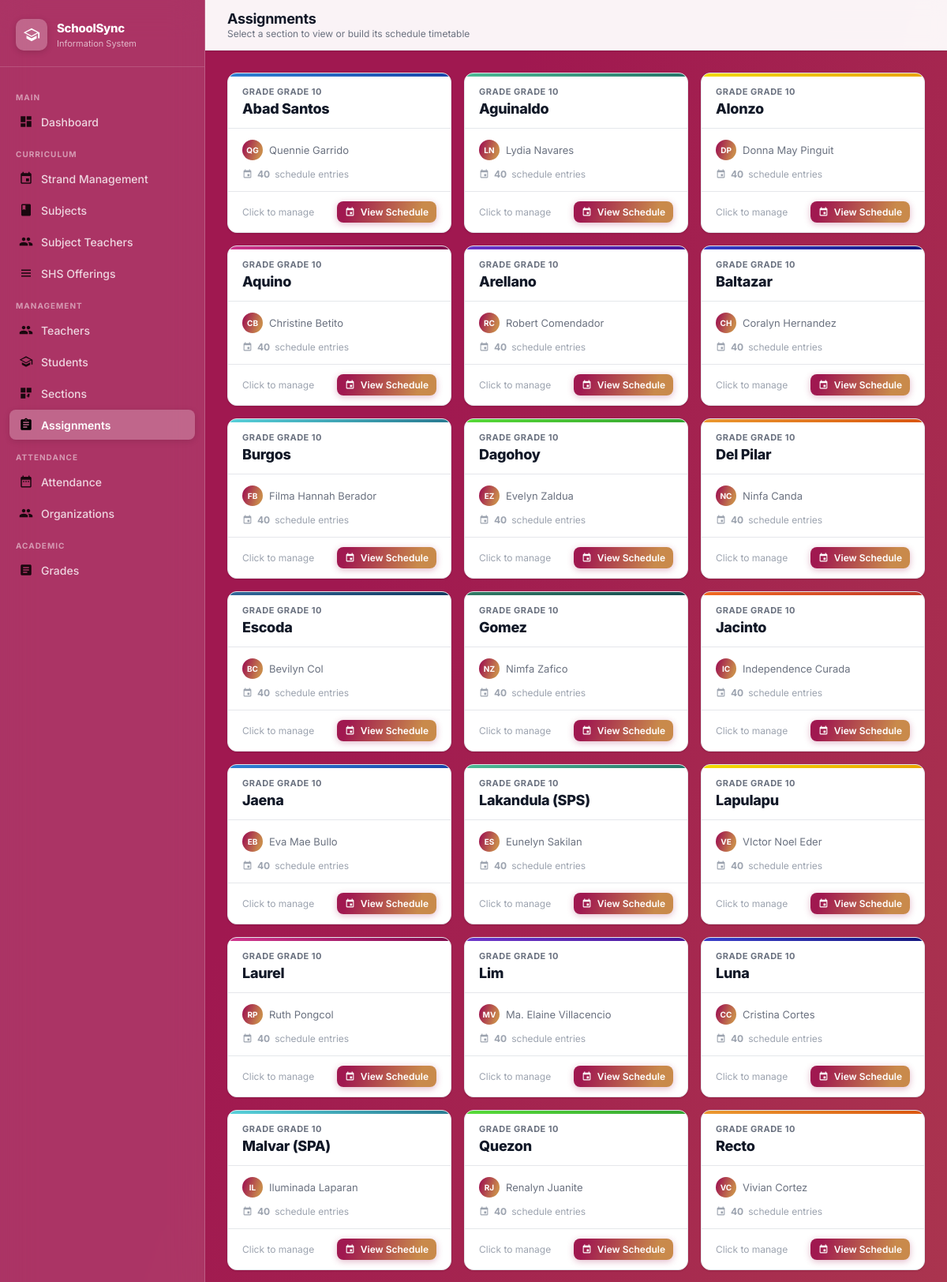
Screenshot of /assignments (signed in, upper part) with the database file from the repository.
### tables this page shows
CREATE TABLE sections (
        id INTEGER PRIMARY KEY AUTOINCREMENT,
        grade_level TEXT NOT NULL, section_name TEXT NOT NULL, adviser_id INTEGER, student_limit INTEGER DEFAULT 40, strand_id INTEGER REFERENCES strands(id) ON DELETE SET NULL,
        FOREIGN KEY (adviser_id) REFERENCES teachers(id) ON DELETE SET NULL);

CREATE TABLE teachers (
        id INTEGER PRIMARY KEY AUTOINCREMENT,
        first_name TEXT NOT NULL, last_name TEXT NOT NULL,
        email TEXT UNIQUE NOT NULL, username TEXT UNIQUE NOT NULL, password TEXT NOT NULL);

### app.py (the view)
@app.route('/assignments')
@login_required
def assignments():
    conn = get_db()
    sections_raw = conn.execute("""
        SELECT s.*, t.first_name, t.last_name
        FROM sections s LEFT JOIN teachers t ON s.adviser_id=t.id
        ORDER BY s.grade_level, s.section_name
    """).fetchall()
    sections_data = []
    for sec in sections_raw:
        cnt = conn.execute("SELECT COUNT(*) FROM schedules WHERE section_id=?", (sec['id'],)).fetchone()[0]
        sections_data.append({'section': sec, 'schedule_count': cnt})
    conn.close()
    return render_template('assignments.html', sections_data=sections_data)

### app.py (called while the page is built)
def get_db():
    conn = sqlite3.connect(DATABASE)
    conn.row_factory = sqlite3.Row
    conn.execute("PRAGMA foreign_keys = ON")
    return conn

def login_required(f):
    @wraps(f)
    def decorated(*args, **kwargs):
        if 'admin_id' not in session:
            return redirect(url_for('login'))
        return f(*args, **kwargs)
    return decorated

### templates/assignments.html (shortened to what this page needs)
{% extends "layout.html" %}
{% block page_title %}Assignments{% endblock %}
{% block page_subtitle %}Select a section to view or build its schedule timetable{% endblock %}
{% block content %}
{% if sections_data %}
<div class="sections-grid">
  {% for item in sections_data %}
  {% set sec = item.section %}
  {% set cnt = item.schedule_count %}
  <div class="section-card">
    <div class="section-card-header">
      <div class="section-grade-badge">Grade {{ sec.grade_level }}</div>
      <div class="section-name">{{ sec.section_name }}</div>
    </div>
    <div class="section-card-body">
      <div class="section-adviser">
        {% if sec.first_name %}
          <div class="section-adviser-avatar">{{ sec.first_name[0] }}{{ sec.last_name[0] }}</div>
          {{ sec.first_name }} {{ sec.last_name }}
        {% else %}
          <div class="section-adviser-avatar" style="background:#d1d5db;color:#6b7280;">—</div>
          <span style="color:var(--text-muted);">No adviser</span>
        {% endif %}
      </div>
      <div class="section-meta">
        <svg viewBox="0 0 24 24" fill="currentColor"><path d="M17 12h-5v5h5v-5zM16 1v2H8V1H6v2H5c-1.11 0-1.99.9-1.99 2L3 19c0 1.1.89 2 2 2h14c1.1 0 2-.9 2-2V5c0-1.1-.9-2-2-2h-1V1h-2zm3 18H5V8h14v11z"/></svg>
        <strong>{{ cnt }}</strong> schedule entr{{ 'ies' if cnt != 1 else 'y' }}
      </div>
    </div>
    <div class="section-card-footer">
      <span style="font-size:12px;color:var(--text-muted);">Click to manage</span>
      <a href="{{ url_for('schedule', sec_id=sec.id) }}" class="btn btn-primary btn-sm">
        <svg viewBox="0 0 24 24" fill="currentColor"><path d="M17 12h-5v5h5v-5zM16 1v2H8V1H6v2H5c-1.11 0-1.99.9-1.99 2L3 19c0 1.1.89 2 2 2h14c1.1 0 2-.9 2-2V5c0-1.1-.9-2-2-2h-1V1h-2zm3 18H5V8h14v11z"/></svg>
        View Schedule
      </a>
    </div>
  </div>
  {% endfor %}
</div>
{% endif %}
{% endblock %}

### rows the page displays
sections: grade_level "GRADE 10", section_name "Abad Santos"
teachers: first_name "Q", last_name "G", first_name "Quennie", last_name "Garrido"
sections: grade_level "GRADE 10", section_name "Aguinaldo"
teachers: first_name "L", last_name "N", first_name "Lydia", last_name "Navares"
sections: grade_level "GRADE 10", section_name "Alonzo"
teachers: first_name "D", last_name "P", first_name "Donna May", last_name "Pinguit"
sections: grade_level "GRADE 10", section_name "Aquino"
teachers: first_name "C", last_name "B", first_name "Christine", last_name "Betito"
sections: grade_level "GRADE 10", section_name "Arellano"
teachers: first_name "R", last_name "C", first_name "Robert", last_name "Comendador"
sections: grade_level "GRADE 10", section_name "Baltazar"
teachers: first_name "C", last_name "H", first_name "Coralyn", last_name "Hernandez"
sections: grade_level "GRADE 10", section_name "Burgos"
teachers: first_name "F", last_name "B", first_name "Filma Hannah", last_name "Berador"
sections: grade_level "GRADE 10", section_name "Dagohoy"
teachers: first_name "E", last_name "Z", first_name "Evelyn", last_name "Zaldua"
sections: grade_level "GRADE 10", section_name "Del Pilar"
teachers: first_name "N", last_name "C", first_name "Ninfa", last_name "Canda"
sections: grade_level "GRADE 10", section_name "Escoda"
teachers: first_name "B", last_name "C", first_name "Bevilyn", last_name "Col"
sections: grade_level "GRADE 10", section_name "Gomez"
teachers: first_name "N", last_name "Z", first_name "Nimfa", last_name "Zafico"
sections: grade_level "GRADE 10", section_name "Jacinto"
teachers: first_name "I", last_name "C", first_name "Independence", last_name "Curada"
sections: grade_level "GRADE 10", section_name "Jaena"
teachers: first_name "E", last_name "B", first_name "Eva Mae", last_name "Bullo"
sections: grade_level "GRADE 10", section_name "Lakandula (SPS)"
teachers: first_name "E", last_name "S", first_name "Eunelyn", last_name "Sakilan"
sections: grade_level "GRADE 10", section_name "Lapulapu"
teachers: first_name "V", last_name "E", first_name "VIctor Noel", last_name "Eder"
sections: grade_level "GRADE 10", section_name "Laurel"
teachers: first_name "R", last_name "P", first_name "Ruth", last_name "Pongcol"
sections: grade_level "GRADE 10", section_name "Lim"
teachers: first_name "M", last_name "V", first_name "Ma. Elaine", last_name "Villacencio"
sections: grade_level "GRADE 10", section_name "Luna"
teachers: first_name "C", last_name "C", first_name "Cristina", last_name "Cortes"
sections: grade_level "GRADE 10", section_name "Malvar (SPA)"
teachers: first_name "I", last_name "L", first_name "Iluminada", last_name "Laparan"
sections: grade_level "GRADE 10", section_name "Quezon"
teachers: first_name "R", last_name "J", first_name "Renalyn", last_name "Juanite"
sections: grade_level "GRADE 10", section_name "Recto"
teachers: first_name "V", last_name "C", first_name "Vivian", last_name "Cortez"

### other values shown
{{ cnt }} "40" "40" "40" "40" "40" "40" "40" "40" "40" "40" "40" "40" "40" "40" "40" "40" "40" "40" "40" "40" "40"
{{ 'ies' if cnt != 1 else 'y' }} "ies" "ies" "ies" "ies" "ies" "ies" "ies" "ies" "ies" "ies" "ies" "ies" "ies" "ies" "ies" "ies" "ies" "ies" "ies" "ies" "ies"
